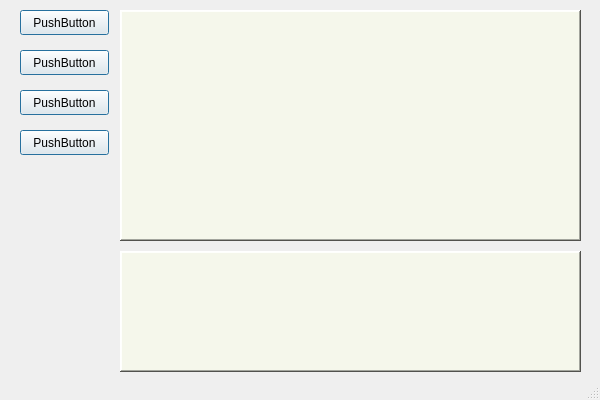
<?xml version="1.0" encoding="UTF-8"?>
<ui version="4.0">
 <class>MainWindow</class>
 <widget class="QMainWindow" name="MainWindow">
  <property name="geometry">
   <rect>
    <x>0</x>
    <y>0</y>
    <width>600</width>
    <height>400</height>
   </rect>
  </property>
  <property name="maximumSize">
   <size>
    <width>600</width>
    <height>400</height>
   </size>
  </property>
  <property name="windowTitle">
   <string>MainWindow</string>
  </property>
  <property name="styleSheet">
   <string notr="true">
alternate-background-color: rgb(243, 243, 243);</string>
  </property>
  <property name="toolButtonStyle">
   <enum>Qt::ToolButtonIconOnly</enum>
  </property>
  <widget class="QWidget" name="centralwidget">
   <widget class="QPushButton" name="pushButton">
    <property name="geometry">
     <rect>
      <x>20</x>
      <y>10</y>
      <width>89</width>
      <height>25</height>
     </rect>
    </property>
    <property name="mouseTracking">
     <bool>true</bool>
    </property>
    <property name="tabletTracking">
     <bool>true</bool>
    </property>
    <property name="focusPolicy">
     <enum>Qt::NoFocus</enum>
    </property>
    <property name="contextMenuPolicy">
     <enum>Qt::NoContextMenu</enum>
    </property>
    <property name="styleSheet">
     <string notr="true">
background-color: rgb(243, 243, 243);</string>
    </property>
    <property name="inputMethodHints">
     <set>Qt::ImhNone</set>
    </property>
    <property name="text">
     <string>PushButton</string>
    </property>
    <property name="checkable">
     <bool>false</bool>
    </property>
    <property name="checked">
     <bool>false</bool>
    </property>
    <property name="autoRepeat">
     <bool>false</bool>
    </property>
    <property name="autoExclusive">
     <bool>false</bool>
    </property>
    <property name="autoDefault">
     <bool>true</bool>
    </property>
    <property name="default">
     <bool>true</bool>
    </property>
    <property name="flat">
     <bool>false</bool>
    </property>
   </widget>
   <widget class="QPushButton" name="pushButton_2">
    <property name="geometry">
     <rect>
      <x>20</x>
      <y>50</y>
      <width>89</width>
      <height>25</height>
     </rect>
    </property>
    <property name="styleSheet">
     <string notr="true">
background-color: rgb(243, 243, 243);</string>
    </property>
    <property name="text">
     <string>PushButton</string>
    </property>
    <property name="autoDefault">
     <bool>true</bool>
    </property>
    <property name="default">
     <bool>true</bool>
    </property>
   </widget>
   <widget class="QPushButton" name="pushButton_3">
    <property name="geometry">
     <rect>
      <x>20</x>
      <y>90</y>
      <width>89</width>
      <height>25</height>
     </rect>
    </property>
    <property name="styleSheet">
     <string notr="true">
background-color: rgb(243, 243, 243);</string>
    </property>
    <property name="text">
     <string>PushButton</string>
    </property>
    <property name="autoDefault">
     <bool>true</bool>
    </property>
    <property name="default">
     <bool>true</bool>
    </property>
   </widget>
   <widget class="QPushButton" name="pushButton_4">
    <property name="geometry">
     <rect>
      <x>20</x>
      <y>130</y>
      <width>89</width>
      <height>25</height>
     </rect>
    </property>
    <property name="styleSheet">
     <string notr="true">
background-color: rgb(243, 243, 243);</string>
    </property>
    <property name="text">
     <string>PushButton</string>
    </property>
    <property name="autoDefault">
     <bool>true</bool>
    </property>
    <property name="default">
     <bool>true</bool>
    </property>
   </widget>
   <widget class="QListWidget" name="listWidget">
    <property name="geometry">
     <rect>
      <x>120</x>
      <y>10</y>
      <width>461</width>
      <height>231</height>
     </rect>
    </property>
    <property name="toolTip">
     <string>&lt;html&gt;&lt;head/&gt;&lt;body&gt;&lt;p align=&quot;center&quot;&gt;&lt;br/&gt;&lt;/p&gt;&lt;/body&gt;&lt;/html&gt;</string>
    </property>
    <property name="styleSheet">
     <string notr="true">
background-color: rgb(245, 247, 235);
</string>
    </property>
    <property name="frameShape">
     <enum>QFrame::WinPanel</enum>
    </property>
    <property name="frameShadow">
     <enum>QFrame::Raised</enum>
    </property>
    <property name="lineWidth">
     <number>2</number>
    </property>
    <property name="midLineWidth">
     <number>2</number>
    </property>
    <property name="sortingEnabled">
     <bool>false</bool>
    </property>
   </widget>
   <widget class="QListWidget" name="listWidget2">
    <property name="enabled">
     <bool>true</bool>
    </property>
    <property name="geometry">
     <rect>
      <x>120</x>
      <y>251</y>
      <width>461</width>
      <height>121</height>
     </rect>
    </property>
    <property name="toolTip">
     <string>&lt;html&gt;&lt;head/&gt;&lt;body&gt;&lt;p align=&quot;center&quot;&gt;&lt;br/&gt;&lt;/p&gt;&lt;/body&gt;&lt;/html&gt;</string>
    </property>
    <property name="whatsThis">
     <string>&lt;html&gt;&lt;head/&gt;&lt;body&gt;&lt;p&gt;day la gi&lt;/p&gt;&lt;/body&gt;&lt;/html&gt;</string>
    </property>
    <property name="styleSheet">
     <string notr="true">font: 15pt &quot;Ubuntu&quot;;
background-color: rgb(245, 247, 235);

</string>
    </property>
    <property name="frameShape">
     <enum>QFrame::WinPanel</enum>
    </property>
    <property name="frameShadow">
     <enum>QFrame::Raised</enum>
    </property>
    <property name="lineWidth">
     <number>2</number>
    </property>
   </widget>
   <zorder>listWidget</zorder>
   <zorder>pushButton</zorder>
   <zorder>pushButton_2</zorder>
   <zorder>pushButton_3</zorder>
   <zorder>pushButton_4</zorder>
   <zorder>listWidget2</zorder>
  </widget>
  <widget class="QStatusBar" name="statusbar"/>
 </widget>
 <resources/>
 <connections/>
</ui>
